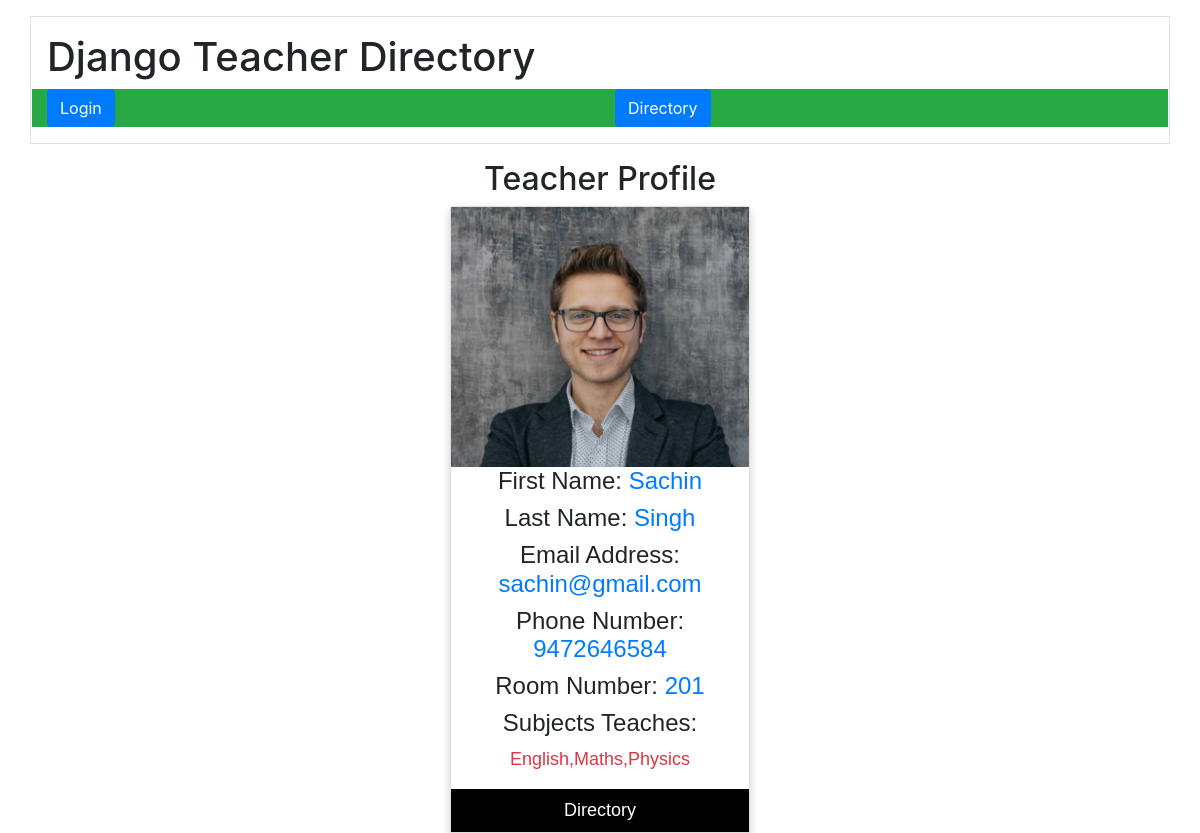
/GetProfilePage/?uid=28, run on the app's committed database.
### directoryapp/models.py (models this page shows)
class TeacherModel(models.Model):
    FirstName = models.CharField(max_length=100)
    LastName = models.CharField(max_length=100)
    Profilepicture = models.ImageField(upload_to='profilepic/')
    EmailAddress = models.CharField(unique=True, max_length=100)
    PhoneNumber = models.CharField(max_length=100)
    RoomNumber = models.CharField(max_length=100)
    Subjectstaught = models.TextField(max_length=1000)
    class Meta:
        db_table = 'Teachers'

### directoryapp/views.py (the view)
# urls.py: path('GetProfilePage/', dt.GetProfilePage, name='GetProfilePage'),
def GetProfilePage(request):
    if request.method == 'GET':
        id = int(request.GET.get('uid'))
        data = TeacherModel.objects.get(id=id)
        return render(request, 'ProfilePage.html', {'data': data})

### templates/ProfilePage.html (shortened to what this page needs)
{%extends 'base.html'%}
{%block contents%}
<!DOCTYPE html>
<html>
<head>
  <link rel="stylesheet" href="https://cdnjs.cloudflare.com/ajax/libs/font-awesome/4.7.0/css/font-awesome.min.css">
</head>
<body>
  <h2 style="text-align:center">Teacher Profile</h2>
  <div class="card">
    <img src="/media/{{data.Profilepicture}}" alt="Image not found" style="width:100%"
      onerror="this.onerror=null; this.src='/media/profilepic/default.jpg';">
    <h4>First Name: <span class="text-primary">{{data.FirstName}}</span></h4>
    <h4>Last Name: <span class="text-primary">{{data.LastName}}</span></h4>
    <h4>Email Address: <span class="text-primary">{{data.EmailAddress}}</span></h4>
    <h4>Phone Number: <span class="text-primary">{{data.PhoneNumber}}</span></h4>
    <h4>Room Number: <span class="text-primary">{{data.RoomNumber}}</span></h4>
    <h4>Subjects Teaches:</h4>
    <p class="title text-danger">{{data.Subjectstaught}}</p>
    <a id="dir" href="{%url 'TeacherDirectoryForm'%}">Directory</a>
  </div>
</body>
</html>
{%endblock%}

### templates/ProfilePage.html (style rules this page uses)
.card { box-shadow: 0 4px 8px 0 rgba(0, 0, 0, 0.2); max-width: 300px; margin: auto; text-align: center; font-family: arial; }
.title { color: grey; font-size: 18px; }
a { text-decoration: none; font-size: 22px; color: black; }
#dir { border: none; outline: 0; display: inline-block; padding: 8px; color: white; background-color: #000; text-align: center; cursor: pointer; width: 100%; font-size: 18px; }

### data on the page
TeacherModel: Profilepicture (picture), FirstName "Sachin", LastName "Singh", EmailAddress "sachin@gmail.com", PhoneNumber "9472646584", RoomNumber "201", Subjectstaught "English,Maths,Physics"
